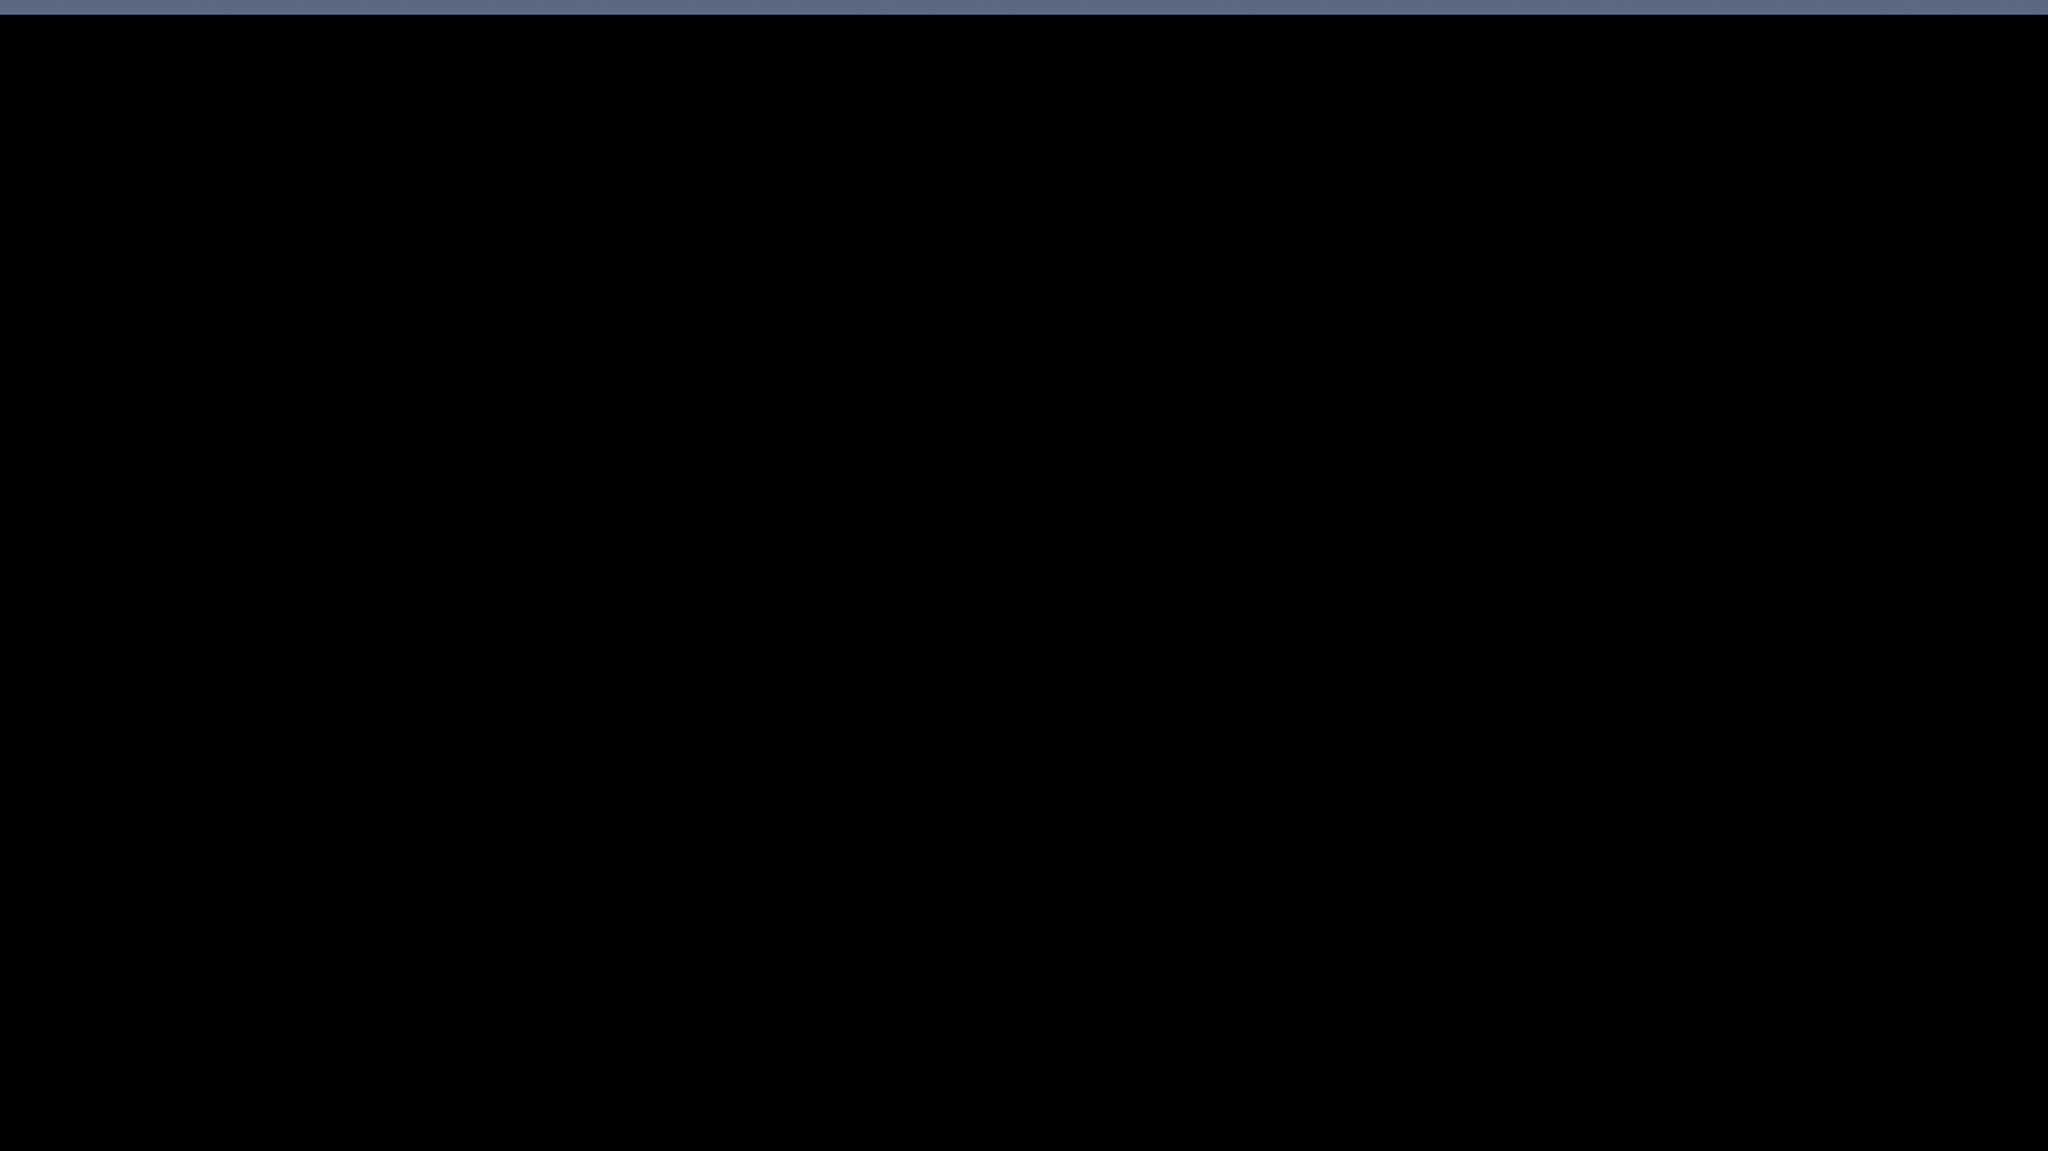

Tiled map render using the project's own tile images. Description and the map definition, with tile-layer contents summarised, below:
An orthogonal 418x235 tile map with 16x16 px tiles, 2 tile layers (ground, collision).

<map version="1.10" tiledversion="1.10.2" orientation="orthogonal" renderorder="right-down" width="418" height="235" tilewidth="16" tileheight="16" infinite="0" nextlayerid="3" nextobjectid="1">
 <tileset firstgid="1" name="hunt-ponte-pais-onda" tilewidth="16" tileheight="16" tilecount="1" columns="1">
  <image source="hunt-ponte-pais-onda.png" width="6688" height="3764" />
 </tileset>
 <layer id="1" name="ground" width="418" height="235">
  <data>[98230 cells, 0 non-empty, 0 distinct tile ids]</data>
 </layer>
 <layer id="2" name="collision" width="418" height="235">
  <data>[98230 cells, 1254 non-empty, 1 distinct tile ids]</data>
 </layer>
</map>
